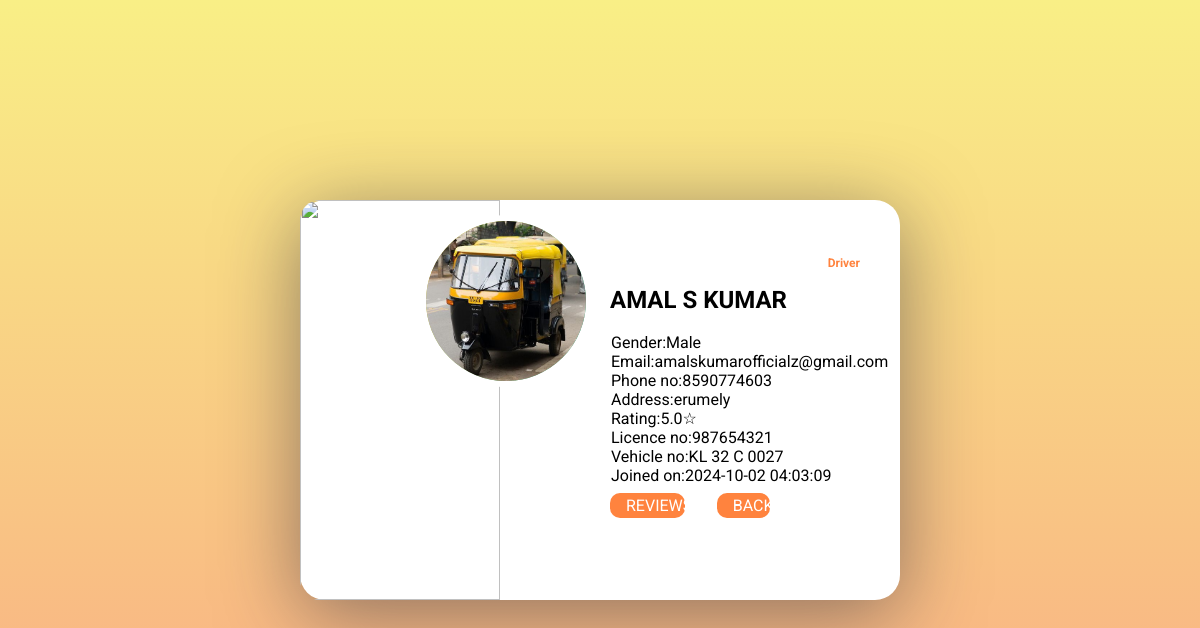
The page /profileView.php (signed in) on the database its author committed.
### tables this page shows
CREATE TABLE `driver` (
  `driver_id` int(11) NOT NULL,
  `name` varchar(100) NOT NULL,
  `email` varchar(100) NOT NULL,
  `phone_no` varchar(15) NOT NULL,
  `address` text NOT NULL,
  `vehicle_no` varchar(50) NOT NULL,
  `licence_no` varchar(50) NOT NULL,
  `password` varchar(255) NOT NULL,
  `gender` enum('Male','Female','Other') NOT NULL,
  `Auto_img` longblob DEFAULT NULL,
  `rating` decimal(2,1) DEFAULT 0.0 CHECK (`rating` >= 0.0 and `rating` <= 5.0),
  `is_active` tinyint(1) DEFAULT 0,
  `current_location` varchar(255) DEFAULT NULL,
  `created_at` timestamp NOT NULL DEFAULT current_timestamp()
);

### profileView.php (the view, shortened to what this page needs)
<!DOCTYPE html>
<html lang="en">
<head>
</head>
<?php
$conn = mysqli_connect("localhost", "root", "", "rikshawhub");
$stmt = $conn->prepare("SELECT * FROM driver WHERE driver_id = ?");
$stmt->bind_param("i", $_SESSION['did']);
$stmt->execute();
$result = $stmt->get_result();
$user = $result->fetch_assoc();
$name = $user['name'];
$email = $user['email'];
$gender = $user['gender'];
$address = $user['address'];
$phone = $user['phone_no'];
$licence = $user['licence_no'];
$vehicle = $user['vehicle_no'];
$img = $user['Auto_img'];
$date = $user['created_at'];
$rating = $user['rating'];
?>
<body>
  <div class="area">
    <ul class="circles">
    </ul>
  </div>
  <link rel="stylesheet" href="styles/profile.css">
  <div class="card into">
    <div class="img-avatar">
      <img src="uploads/<?php echo $img; ?>" alt="profilePic">
    </div>
    <div class="card-text">
      <div class="portada">
        <img src="images/profile-bg.jpg" style="width: 100%; height: 100%; border-top-left-radius: 20px; border-bottom-left-radius: 20px; object-fit: cover;">
      </div>
      <div class="title-total">
        <div class="title"><?php echo 'Driver'; ?></div>
        <h2><?php echo strtoupper($name); ?></h2></BR>
        <div class="details">
          <li>Gender:<?php echo $gender; ?></li>
          <li>Email:<?php echo $email; ?></li>
          <li>Phone no:<?php echo $phone; ?></li>
          <li>Address:<?php echo $address; ?></li>
          <li>Rating:<?php echo $rating; ?>☆ </li>
          <li>Licence no:<?php echo $licence; ?></li>
          <li>Vehicle no:<?php echo $vehicle; ?></li>
          <li>Joined on:<?php echo $date; ?></li>
        </div>
        <div class="actions">
          <button id="openModalBtn" class="view-reviews-btn">REVIEWS</button>
                  <?php include 'snippets/reviewViewer.php'; ?>
          <form method="get" action="<?php echo htmlspecialchars($_SERVER['PHP_SELF']); ?>">
            <button name="back" value="true">BACK</button>
          </form>
        </div>
      </div>
    </div>
  </div>
</body>
</html>

### styles/profile.css (style rules this page uses)
:root { --primary-color: #ff833e; --primary-color-dark: #db6f35; --text-dark: #333333; --text-light: #767268; --white: #ffffff; --max-width: 1350px; --header-font: "Bebas Neue", sans-serif; }
body { font-family: Roboto, sans-serif; margin: 0; height: 100vh; display: grid; align-items: center; justify-items: center; background-image: linear-gradient(to top, #f9ac83 0%, #f9ef86 100%); }
.card { background: #fff; border-radius: 4px; box-shadow: 0px 14px 80px rgba(34, 35, 58, 0.5); max-width: 50%; height: 400px; display: flex; flex-direction: row; border-radius: 25px; position: relative; }
.card h2 { margin: 0; padding: 0 1rem; position: relative; top: calc(10px-5vw); left: calc(10px + 5vw); }
.card .title { padding: 1rem; text-align: right; color: #ff833e; font-weight: bold; font-size: 12px; }
li { list-style: none; }
.details { position: relative; left: calc(27px + 5vw); }
.card .actions { position: relative; left: calc(10px + 5vw); display: grid; grid-template-columns: repeat(3, 1fr); align-items: center; padding: 0.5rem 1rem; }
button { font-family: Roboto, sans-serif; color: rgb(255, 255, 255); padding: 0.2rem 1rem; outline: none; border: none; font-size: 1rem; white-space: nowrap; border-radius: 10px; cursor: pointer; background-color: #ff833e; width: 50%; text-align: center; }
.card img { width: 100%; height: 100%; object-fit: cover; margin: 0 auto; }
.img-avatar { width: calc(100px + 5vw); height: calc(100px + 5vw); position: absolute; border-radius: 50%; border: 6px solid white; background-image: linear-gradient(-60deg, #16a085 0%, #f4d03f 100%); top: 15px; left: 20%; overflow: hidden; }
.card-text { width: 75vw; display: grid; grid-template-columns: 1fr 2fr; }
.title-total { padding: 2.5em 1.5em 1.5em 1.5em; }
.into { animation: fadeIn 0.4s ease-in; }
.area { background: transparent; width: 100%; height:100vh; position: absolute; height: 100%; z-index: -1; overflow: hidden; animation: fadeIn 1s ease-in; }
.circles { position: absolute; top: 0; left: 0; width: 100%; height: 100%; overflow: hidden; }
.view-reviews-btn { font-family: Roboto, sans-serif; color: rgb(255, 255, 255); padding: 0.2rem 1rem; outline: none; border: none; font-size: 1rem; white-space: nowrap; border-radius: 10px; cursor: pointer; background-color: #ff833e; width: 70%; text-align: center; }

### rows shown on the page
driver: Auto_img (picture), name "AMAL S KUMAR", gender "Male", email "amalskumarofficialz@gmail.com", phone_no "8590774603", address "erumely", rating "5.0", licence_no "987654321", vehicle_no "KL 32 C 0027", created_at "2024-10-02 04:03:09"
